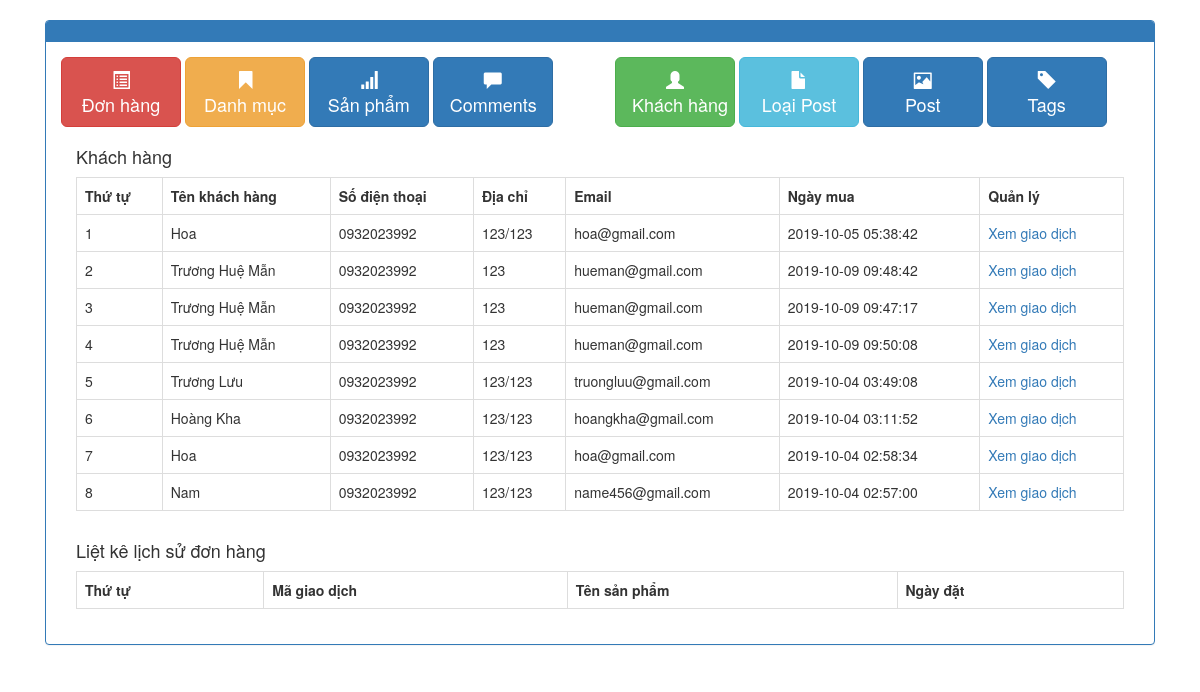
/admin/xulykhachhang.php?quanly=xemgiaodich&khachhang=5566, run on an earlier commit of the app's database.
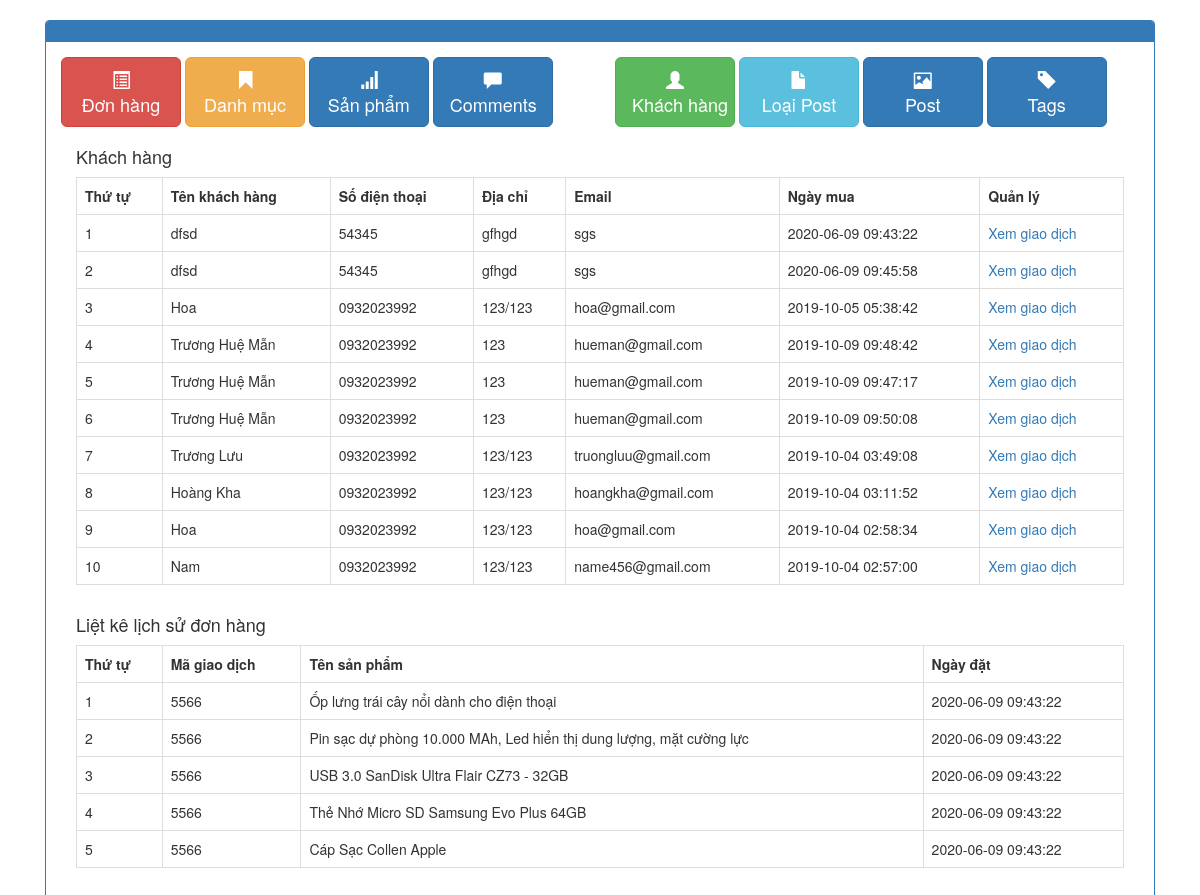
And on a later commit of the database.
### tables this page shows
CREATE TABLE `tbl_giaodich` (
  `giaodich_id` int(11) NOT NULL,
  `sanpham_id` int(11) NOT NULL,
  `soluong` int(11) NOT NULL,
  `magiaodich` varchar(50) NOT NULL,
  `ngaythang` timestamp NOT NULL DEFAULT current_timestamp() ON UPDATE current_timestamp(),
  `khachhang_id` int(11) NOT NULL,
  `tinhtrangdon` int(11) NOT NULL DEFAULT 0,
  `huydon` int(11) NOT NULL DEFAULT 0
);

CREATE TABLE `tbl_khachhang` (
  `khachhang_id` int(11) NOT NULL,
  `name` varchar(100) NOT NULL,
  `phone` varchar(50) NOT NULL,
  `address` varchar(200) NOT NULL,
  `note` text NOT NULL,
  `email` varchar(150) NOT NULL,
  `password` varchar(100) NOT NULL,
  `giaohang` int(11) NOT NULL
);

CREATE TABLE `tbl_sanpham` (
  `sanpham_id` int(11) NOT NULL,
  `category_id` int(11) NOT NULL,
  `sanpham_name` varchar(255) NOT NULL,
  `sanpham_chitiet` text NOT NULL,
  `sanpham_mota` text NOT NULL,
  `sanpham_gia` varchar(100) NOT NULL,
  `sanpham_giakhuyenmai` varchar(100) NOT NULL,
  `sanpham_active` int(11) NOT NULL,
  `sanpham_hot` int(11) NOT NULL,
  `sanpham_soluong` int(11) NOT NULL,
  `sanpham_image` varchar(50) NOT NULL
);

### admin/xulykhachhang.php (the view, shortened to what this page needs)
<?php
	include('../db/connect.php');
?>
<!DOCTYPE html>
<html lang="en">
<head>
	<link href="../css/bootstrap.css" rel="stylesheet" type="text/css" media="all" />
	<link href="../css/admin-dashboard.css" rel="stylesheet" type="text/css" media="all" />
	<link href="../css/Chart.css" rel="stylesheet" type="text/css" media="all" />
	<link href="//netdna.bootstrapcdn.com/bootstrap/3.0.0/css/bootstrap.min.css" rel="stylesheet" id="bootstrap-css">
</head>
<body>
<div class="container">
		<div class="row">
			<div class="col-md-12">
				<div class="panel panel-primary">
					<div class="panel-heading">
					</div>
					<div class="panel-body">
						<div class="row">
							<div class="col-xs-6 col-md-6">
							<a href="xulydonhang.php" class="btn btn-danger btn-lg" role="button"><span class="glyphicon glyphicon-list-alt"></span> <br/>Đơn hàng</a>
							<a href="xulydanhmuc.php" class="btn btn-warning btn-lg" role="button"><span class="glyphicon glyphicon-bookmark"></span> <br/>Danh mục</a>
							<a href="xulysanpham.php" class="btn btn-primary btn-lg" role="button"><span class="glyphicon glyphicon-signal"></span> <br/>Sản phẩm</a>
							<a href="" class="btn btn-primary btn-lg" role="button"><span class="glyphicon glyphicon-comment"></span> <br/>Comments</a>
							</div>
							<div class="col-xs-6 col-md-6">
							<a href="xulykhachhang.php" class="btn btn-success btn-lg" role="button"><span class="glyphicon glyphicon-user"></span> <br/>Khách hàng</a>
							<a href="xulydanhmucbaiviet.php" class="btn btn-info btn-lg" role="button"><span class="glyphicon glyphicon-file"></span> <br/>Loại Post </a>
							<a href="xulybaiviet.php" class="btn btn-primary btn-lg" role="button"><span class="glyphicon glyphicon-picture"></span> <br/>Post</a>
							<a href="#" class="btn btn-primary btn-lg" role="button"><span class="glyphicon glyphicon-tag"></span> <br/>Tags</a>
							</div>
						</div>
						<div>
							<div class="col-md-12">
								<h4>Khách hàng</h4>
								<?php
								$sql_select_khachhang = mysqli_query($con,"SELECT * FROM tbl_khachhang,tbl_giaodich WHERE tbl_khachhang.khachhang_id=tbl_giaodich.khachhang_id GROUP BY tbl_giaodich.magiaodich ORDER BY tbl_khachhang.khachhang_id DESC");
								?>
								<table class="table table-bordered ">
									<tr>
										<th>Thứ tự</th>
										<th>Tên khách hàng</th>
										<th>Số điện thoại</th>
										<th>Địa chỉ</th>
										<th>Email</th>
										<th>Ngày mua</th>
										<th>Quản lý</th>
									</tr>
									<?php
									$i = 0;
									while($row_khachhang = mysqli_fetch_array($sql_select_khachhang)){
										$i++;
									?>
									<tr>
										<td><?php echo $i; ?></td>
										<td><?php echo $row_khachhang['name']; ?></td>
										<td><?php echo $row_khachhang['phone']; ?></td>
										<td><?php echo $row_khachhang['address']; ?></td>
										<td><?php echo $row_khachhang['email'] ?></td>
										<td><?php echo $row_khachhang['ngaythang'] ?></td>
										<td><a href="?quanly=xemgiaodich&khachhang=<?php echo $row_khachhang['magiaodich'] ?>">Xem giao dịch</a></td>
									</tr>
									<?php
									}
									?>
								</table>
							</div>
							<div class="col-md-12">
								<h4>Liệt kê lịch sử đơn hàng</h4>
								<?php
								if(isset($_GET['khachhang'])){
									$magiaodich = $_GET['khachhang'];
								}else{
									$magiaodich = '';
								}
								$sql_select = mysqli_query($con,"SELECT * FROM tbl_giaodich,tbl_khachhang,tbl_sanpham WHERE tbl_giaodich.sanpham_id=tbl_sanpham.sanpham_id AND tbl_khachhang.khachhang_id=tbl_giaodich.khachhang_id AND tbl_giaodich.magiaodich='$magiaodich' ORDER BY tbl_giaodich.giaodich_id DESC");
								?>
								<table class="table table-bordered ">
									<tr>
										<th>Thứ tự</th>
										<th>Mã giao dịch</th>
										<th>Tên sản phẩm</th>
										<th>Ngày đặt</th>
									</tr>
									<?php
									$i = 0;
									while($row_donhang = mysqli_fetch_array($sql_select)){
										$i++;
									?>
									<tr>
										<td><?php echo $i; ?></td>
										<td><?php echo $row_donhang['magiaodich']; ?></td>
										<td><?php echo $row_donhang['sanpham_name']; ?></td>
										<td><?php echo $row_donhang['ngaythang'] ?></td>
									</tr>
									<?php
									}
									?>
								</table>
							</div>
						</div>
					</div>
				</div>
			</div>
		</div>
	</div>
</body>
</html>

What changed in the data, as far as the page shows it:
added tbl_giaodich: khachhang.name "dfsd", khachhang.phone "54345", khachhang.address "gfhgd", khachhang.email "sgs", ngaythang "2020-06-09 09:43:22", magiaodich "5566", sanpham.sanpham_name "Cáp Sạc Collen Apple"
added tbl_giaodich: khachhang.name "dfsd", khachhang.phone "54345", khachhang.address "gfhgd", khachhang.email "sgs", ngaythang "2020-06-09 09:45:58", shown under "Khách hàng"
added tbl_giaodich: magiaodich "5566", sanpham.sanpham_name "Ốp lưng trái cây nổi dành cho điện thoại", ngaythang "2020-06-09 09:43:22", shown under "Liệt kê lịch sử đơn hàng"
added tbl_giaodich: magiaodich "5566", sanpham.sanpham_name "Pin sạc dự phòng 10.000 MAh, Led hiển thị dung lượng, mặt cường lực", ngaythang "2020-06-09 09:43:22", shown under "Liệt kê lịch sử đơn hàng"
added tbl_giaodich: magiaodich "5566", sanpham.sanpham_name "USB 3.0 SanDisk Ultra Flair CZ73 - 32GB", ngaythang "2020-06-09 09:43:22", shown under "Liệt kê lịch sử đơn hàng"
added tbl_giaodich: magiaodich "5566", sanpham.sanpham_name "Thẻ Nhớ Micro SD Samsung Evo Plus 64GB", ngaythang "2020-06-09 09:43:22", shown under "Liệt kê lịch sử đơn hàng"
